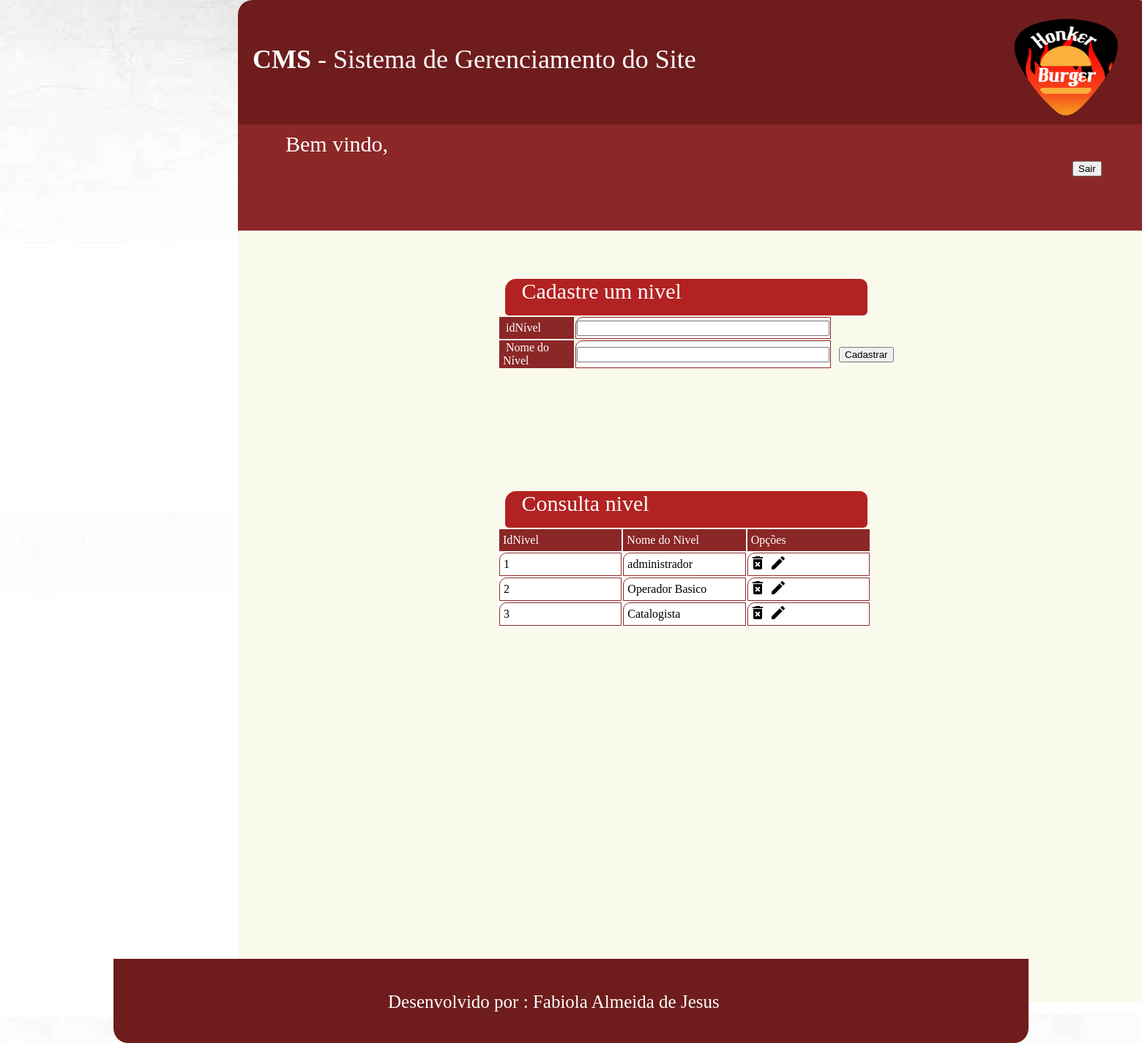
Screenshot of /cms/admNIvel.php with the database file from the repository.
### tables this page shows
CREATE TABLE `tbl_nivel` (
  `idNivel` int(11) NOT NULL,
  `nomeNivel` varchar(45) NOT NULL,
  PRIMARY KEY (`idNivel`)
);

### cms/admNIvel.php (the view, shortened to what this page needs)
<?php
	$botao="Cadastrar";
	$idNivel="";
	$nomeNivel="";
?>
<html>
	<head>
		<link rel="stylesheet" type="text/css" href="css/style.css">
	</head>
	<body >
		<div id="principal">
			<header >
				<div id="logo">
					<img src="imagens/logoletrabranca.png" width="100%" height="100%">
				</div>
				<div id="titulo">
					<b>CMS</b> - Sistema de Gerenciamento do Site
				</div>
			</header>
			<section >
				<form name="nivel" method="post" action="admNIvel.php">
						<nav id="opções">
							<?php  include('moduloMenu.php');?>
							<div id="bemvindo">
								Bem vindo, <?php echo $_SESSION['nome']; ?>
							</div>
								<div id="logout">
									<input type="submit" value="Sair" name="btnSair"/>
								</div>
						</nav>
				</form>
				<div id="inserirUsu">
					<div id="tituloCadastro">
							&nbsp;&nbsp;&nbsp;Cadastre um nivel
					</div>
					<div id="tblUsuario" >
						<form name="frmNivel" method="post" action="admNIvel.php">
							<table>
								<tr>
									<td class="campoConsultaUsu">
										&nbsp;&nbsp;idNível
									</td>
									<td class="td_table">
										<input  value= "<?php echo($idNivel)?>"type="text" name ="txtid" size="40"/>
									</td>
								</tr>
								<tr>
									<td class="campoConsultaUsu">
										&nbsp;&nbsp;Nome do &nbsp;Nível
									</td>
									<td class="td_table">
										<input  value= "<?php echo($nomeNivel)?>"type="text" name ="txtnome" size="40"/>
									</td>
									<td>
										&nbsp;&nbsp;<input type="submit" name ="btnCadastrar"  size="30" value="<?php echo($botao);?>"/>
									</td>
								</tr>
							</table>
					</div>
					<div id="tituloCadastro">
							&nbsp;&nbsp;&nbsp;Consulta nivel
					</div>
					<div id="tblUsuario" >
							<table id="espacoCampos4" >
									<tr>
										<td class="campoConsultaUsu">
											&nbsp;IdNivel
										<td class="campoConsultaUsu">
											&nbsp;Nome do Nivel
										</td>
										<td class="campoConsultaUsu">
											&nbsp;Opções
										</td>
									</tr>
							<?php
								$sql="select * from tbl_nivel";
								$select=mysql_query($sql);
								while($consulta1=mysql_fetch_array($select))
								{
							?>
									<tr>
										<td class="td_table">
												&nbsp;<?php  echo($consulta1['idNivel']); ?>
										</td>
										<td class="td_table">
												&nbsp;<?php  echo($consulta1['nomeNivel']); ?>
										</td>
										<td class="td_table">
											<a href="admNIvel.php?opt=excluirN&codigo=<?php echo($consulta1['idNivel']); ?>"><img src="imagens/deletee2.png" alt="delete"></a>
											<a href="admNIvel.php?opt=editarN&codigo=<?php echo($consulta1['idNivel']); ?>"><img src="imagens/editt.png" alt="edit"></a>
										</td>
									</tr>
							<?php
								}
								?>
							</table>
					</div>
				</div>
				</div>
			<footer >
				<div id="desenvolvido">
						Desenvolvido por : Fabiola Almeida de Jesus
				</div>
			</footer>
	</body>
</html>

### cms/css/style.css (style rules this page uses)
body { margin:0px; background-image:url(../imagens/textura0.png); }
header { width:1250px; height:170px; border-radius:20px 20px 0px 0px ; margin:auto; background-color:#6E1C1C; }
#titulo { width:900px; height:80px; border:0px solid #000000; margin-left:20px; padding-top:60px; font-family:verdana; font-size:36px; color:#ffffff; }
#logo { float:right; margin-right:35px; border:0px solid #000000; width:168px; height:150px; margin-top:15px; }
#opções { width:1250px; height:145px; border:0px solid #000000; margin:auto; background-color:#8B2727; }
footer { border-radius:0px 0px 20px 20px ; width:1250px; height:115px; clear:both; margin: auto; background-color:#6E1C1C; color:#ffffff; }
#desenvolvido { width:500px; height:55px; border:0px solid #000000; margin:auto; padding-top:45px; font-size:25px; }
section { width:1250px; height:1200px; border:0px solid #000000; margin-left:auto; margin-right:auto; background-color:#FAFAEC; }
#principal { border:0px solid #000000; width:1900px; height:1310px; margin-right:auto; margin-left:auto; }
#bemvindo { width:300px; height:40px; border:0px solid #000000; float:left; margin-left:65px; margin-top:10px; font-size:30px; color:#ffffff; }
#logout { height:40px; width:100px; border:0px solid #000000; float:right; margin-right:10px; margin-top:50px; font-size:25px; color:#ffffff; }
a:link { text-decoration:none; color:#ffffff; }
a { text-decoration:none; color:#ffffff; }
.campoConsultaUsu { width:100px; height:30px; margin-left:5px; background-color:#8B2727; margin-right:15px; color:#ffffff; font-family:verdana; }
.td_table { width:100; height:30px; margin-left:5px; background-color:#ffffff; margin-right:15px; color:#000000; font-family:verdana; border:1px solid #8B2727; border-radius:10px 0px 0px 0px ; }
#espacoCampos4 { width:510px; height:25px; border:0px solid #000; float:left; background-color:#ffffff; }
#inserirUsu { width:930px; height:1050px; margin-left:150px; border:0px solid black; }
#tblUsuario { float:right; margin-right:135px; width:590px; height:190px; border:0px solid black; overflow:auto; }
#tituloCadastro { background-color:#B22222; width:495px; height:50px; float:right; margin-top:50px; margin-right:220px; border-radius:15px 10px 6px 5px ; font-family:verdana; font-size:30px; color:#ffffff; }

### rows the page displays
tbl_nivel: idNivel "1", nomeNivel "administrador"
tbl_nivel: idNivel "2", nomeNivel "Operador Basico"
tbl_nivel: idNivel "3", nomeNivel "Catalogista"
